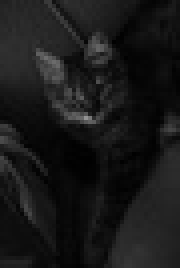
#> input picture Images/image1_1000x1500.jpg, 45 x 67 px, shrunk from 1000 x 1500 before the run (shown 4 times larger)
$ python algorithm_2_encode.py --input Images/image1_1000x1500.jpg
#> lines starting #> are read from the running program, lines starting #| are printed output that depends on the picture; long printed decimals are rounded
#!/usr/bin/env python3
# -*- coding: utf-8 -*-
"""АЛГОРИТМ 2. Адаптивне сплайнове КОДУВАННЯ зображення у градаціях сірого.

Ідейна основа: [3]. Конкретна чисельна реалізація (уточнена в роботі):
  1) послідовно по рядках, а потім по стовпцях формувати природні
     кубічні сплайни з адаптивним вибором опорних точок;
  2) якщо максимальна похибка > відповідного порога, додати піксель
     найбільшої похибки і його сусіда, перебудувати поліноми;
  3) пороги двох проходів = epsilon/2, тому |I-X| <= epsilon;
  4) зберегти лише остаточні СТОВПЦЕВІ кубічні сегменти, які повністю
     визначають X: чотири коефіцієнти кожного полінома і його межі;
     опорні значення задані безпосередньо значеннями сегментів у вузлах;
     проміжні рядкові коефіцієнти не потрібні для декодування;
  5) квантована різниця q = round((I-X)/delta);
  6) контейнер npz: всі метадані та масиви ZIP/Deflate-стиснені.

Відновлення X за збереженими поліномами НЕ потребує повторного
обчислення коефіцієнтів сплайнів. Інший скрипт: algorithm_3_decode.py.

Наявність квантування і ZIP-стиснення не гарантує коефіцієнт
стиснення понад одиницю. У звіті враховується ВЕСЬ розмір .npz.

Встановлення: python -m pip install numpy scipy pillow matplotlib
Приклад:
  python algorithm_2_encode.py --input photo.png --output coded.npz --epsilon 0.025 --delta 0.01
  python algorithm_2_encode.py --input photo.png --max-side 128 --output coded.npz
"""
from __future__ import annotations

import argparse
from pathlib import Path

import numpy as np
from PIL import Image, ImageOps
from scipy.interpolate import CubicSpline


def load_image(path: Path, max_side: int = 0) -> np.ndarray:
#> called with max_side = 0
    with Image.open(path) as source:
#> source is the input picture: PIL image 45x67 RGB; min 1, max 147, mean 24.5
        im = ImageOps.exif_transpose(source).convert('L')
        if max_side > 0 and max(im.size) > max_side:
            im.thumbnail((max_side, max_side), Image.Resampling.LANCZOS)
        image = np.asarray(im, dtype=np.float64) / 255.0
    if min(image.shape) < 2:
        raise ValueError('Розмір зображення повинен бути не меншим за 2x2')
    return image


def save_image(path: Path, image: np.ndarray) -> None:
    pixels = np.rint(np.clip(image, 0.0, 1.0) * 255).astype(np.uint8)
    Image.fromarray(pixels, mode='L').save(path)


def adaptive_spline(samples: np.ndarray, tolerance: float):
    """Повертає (вузли, CubicSpline, наближення) із похибкою <= tolerance.

    За великої похибки додає пару сусідніх пікселів; повторює,
    поки всі значення не відповідають допуску. Збіжність скінченна:
    якщо всі пікселі стануть вузлами, помилка у вузлах ~ 1e-15.
    """
    f = np.asarray(samples, dtype=np.float64)
    n = len(f)
    if n < 2 or tolerance <= 0:
        raise ValueError('Потрібно n>=2 і tolerance>0')
    initial = min(4, n)
    anchors = set(np.rint(np.linspace(0, n - 1, initial)).astype(int).tolist())
    x = np.arange(n, dtype=np.float64)
    # Математично кероване уточнення: не більше n додавань.
    for _ in range(n + 1):
        knots = np.asarray(sorted(anchors), dtype=np.int32)
        cs = CubicSpline(knots.astype(float), f[knots], bc_type='natural')
        approximated = cs(x)
        error = np.abs(f - approximated)
        worst = int(np.argmax(error))
        if error[worst] <= tolerance + 1e-12:
            return knots, cs, approximated
        if len(anchors) == n:
            return knots, cs, approximated
        # Уточнення для точки та сусідньої: правила на межі зафіксовані.
        anchors.add(worst)
        right = worst + 1 if worst + 1 < n else worst - 1
        anchors.add(right)
    raise ArithmeticError('Не вдалося досягти допустимої похибки')


def encode(image: np.ndarray, epsilon: float, delta: float):
    """Стискання, що зберігає кубічні коефіцієнти КІНЦЕВОГО наближення X."""
#> called with epsilon = 0.025, delta = 0.01
    if epsilon <= 0 or delta <= 0 or not np.isfinite([epsilon, delta]).all():
        raise ValueError('epsilon та delta повинні бути скінченними додатними')
    m, n = image.shape
#> m = 67; n = 45
    row_tol = epsilon / 2
    col_tol = epsilon / 2

    # 1. Наближення за рядками.
    row_image = np.empty_like(image)
    row_knot_count = np.zeros(m, dtype=np.int32)
#> row_knot_count = 67 values from 0 to 0
    for i in range(m):
        knots, _cs, row_image[i] = adaptive_spline(image[i], row_tol)
        row_knot_count[i] = len(knots)
#> after the loop, row_knot_count = 67 values, max 38 at index 2, min 24 at index 66, mean 31.82

    # 2. Наближення за стовпцями. ЗБЕРІГАЄМО коефіцієнти кожного сегмента.
    x_approx = np.empty_like(image)
    knot_offsets = [0]
    segment_offsets = [0]
    all_knots = []
    all_coefficients = []
    col_knot_count = np.zeros(n, dtype=np.int32)
#> col_knot_count = 45 values from 0 to 0
    for j in range(n):
        knots, cs, x_approx[:, j] = adaptive_spline(row_image[:, j], col_tol)
        col_knot_count[j] = len(knots)
        all_knots.extend(knots.tolist())
        # CubicSpline.c shape (4, knots-1):
        # S(x) = a*(x-k)^3 + b*(x-k)^2 + c*(x-k) + d
        all_coefficients.extend(cs.c.T.tolist())
        knot_offsets.append(len(all_knots))
        segment_offsets.append(len(all_coefficients))
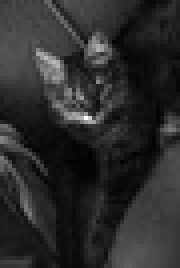
#> x_approx: shape (67, 45) float64 (shown 4 times larger); min -0.0048, max 0.576, mean 0.0962; drawn with min black and max white
#> after the loop, all_coefficients = 1967 items; all_knots = 2012 values, max 66 at index 50, min 0 at index 0, mean 31.2; col_knot_count = 45 values, max 59 at index 14, min 30 at index 37, mean 44.71; knot_offsets = 46 values from 0 to 2012; segment_offsets = 46 values from 0 to 1967

    approx_error = float(np.max(np.abs(image - x_approx)))
#> approx_error = 0.0206
    if approx_error > epsilon + 1e-9:
        raise ArithmeticError(f'Не виконано оцінку |I-X|<=epsilon: {approx_error}')

    # 3. Різницева складова та рівномірне скалярне квантування.
    residual = image - x_approx
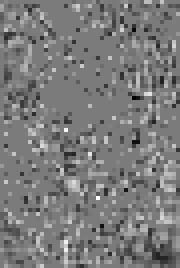
#> residual: shape (67, 45) float64 (shown 4 times larger); min -0.0193, max 0.0206, mean -5.82e-05; drawn with min black and max white
    quantized_float = np.rint(residual / delta)
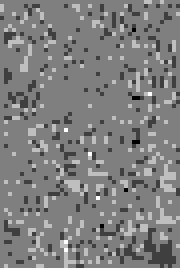
#> quantized_float: shape (67, 45) float64 (shown 4 times larger); min -2, max 2, mean -0.00962; drawn with min black and max white
    max_abs_q = np.max(np.abs(quantized_float))
#> max_abs_q = 2
    if max_abs_q > np.iinfo(np.int32).max:
        raise ValueError('Крок delta надто малий: квантовані індекси переповнюють int32')
    q_dtype = np.int16 if max_abs_q <= np.iinfo(np.int16).max else np.int32
    q = quantized_float.astype(q_dtype)
    reconstructed = np.clip(x_approx + delta * q, 0.0, 1.0)

    data = {
        'format_version': np.asarray(1, dtype=np.int32),
        'image_shape': np.asarray([m, n], dtype=np.int32),
        'epsilon': np.asarray(epsilon, dtype=np.float64),
        'delta': np.asarray(delta, dtype=np.float64),
        'knot_offsets': np.asarray(knot_offsets, dtype=np.int32),
        'segment_offsets': np.asarray(segment_offsets, dtype=np.int32),
        'support_indices': np.asarray(all_knots, dtype=np.int32),
        'segment_coefficients': np.asarray(all_coefficients, dtype=np.float64).reshape(-1, 4),
        'residual_quantized': q,
        'row_support_count': row_knot_count,
        'column_support_count': col_knot_count,
    }
    stats = {
        'max_approx_error': approx_error,
        'max_quantization_error': float(np.max(np.abs(residual - delta * q))),
        'mse_reconstructed': float(np.mean((image - reconstructed)**2)),
        'row_support_total': int(np.sum(row_knot_count)),
        'column_support_total': int(np.sum(col_knot_count)),
    }
#> stats = {'max_approx_error': 0.0206, 'max_quantization_error': 0.00499, 'mse_reconstructed': 4.05e-06, 'row_support_total': 2132, 'column_support_total': 2012}
    return data, stats, x_approx, reconstructed


def main() -> None:
    parser = argparse.ArgumentParser(description=__doc__, formatter_class=argparse.RawDescriptionHelpFormatter)
    parser.add_argument('--input', type=Path, required=True)
    parser.add_argument('--output', type=Path, default=Path('encoded_spline.npz'))
    parser.add_argument('--epsilon', type=float, default=0.025,
                        help='Допустима абсолютна похибка низькочастотного наближення')
    parser.add_argument('--delta', type=float, default=0.01,
                        help='Крок квантування різницевої складової')
    parser.add_argument('--max-side', type=int, default=0,
                        help='0=оригінальний розмір; N=примусове зменшення перед кодуванням')
    args = parser.parse_args()
    if args.output.suffix.lower() != '.npz':
        parser.error('Вкажіть файл із розширенням .npz')
    image = load_image(args.input, args.max_side)
    args.output.parent.mkdir(parents=True, exist_ok=True)
    data, stats, approximation, reconstructed = encode(image, args.epsilon, args.delta)
#> data = 11 items
    np.savez_compressed(args.output, **data)

    # Файли-додатки НЕ входять до кодованого контейнера.
    save_image(args.output.parent / 'original_used.png', image)
    save_image(args.output.parent / 'approximation_preview.png', approximation)
    save_image(args.output.parent / 'encoder_reconstruction_preview.png', reconstructed)
    n_bytes = image.size  # Для 8-бітного grayscale без метаданих: 1 байт/піксель
#> n_bytes = 3015
    packed = args.output.stat().st_size
    ratio = n_bytes / packed
#> ratio = 0.0534
    report = [
        'АЛГОРИТМ 2 — КОДУВАННЯ',
        f'Розмір обробленого зображення: {image.shape[0]} x {image.shape[1]}',
        f'epsilon: {args.epsilon}; delta: {args.delta}',
        f'Кількість опорних вузлів, рядковий етап: {stats["row_support_total"]}',
        f'Кількість опорних вузлів, стовпцевий етап: {stats["column_support_total"]}',
        f'Максимальна похибка наближення |I-X|: {stats["max_approx_error"]:.12g}',
        f'Максимальна похибка квантування: {stats["max_quantization_error"]:.12g}',
        f'MSE відновлення до переведення у uint8: {stats["mse_reconstructed"]:.12g}',
        f'B_orig: {n_bytes} байт (нестиснена матриця uint8)',
        f'B_coded: {packed} байт (повний файл .npz)',
        f'K_comp=B_orig/B_coded: {ratio:.6f}',
        'Увага: якщо K_comp<1, файл ЗБІЛЬШИВСЯ, незважаючи на квантування.',
    ]
    (args.output.parent / 'report_encoding.txt').write_text('\n'.join(report) + '\n', encoding='utf-8')
    print('\n'.join(report))
#| АЛГОРИТМ 2 — КОДУВАННЯ
#| Розмір обробленого зображення: 67 x 45
#| epsilon: 0.025; delta: 0.01
#| Кількість опорних вузлів, рядковий етап: 2132
#| Кількість опорних вузлів, стовпцевий етап: 2012
#| Максимальна похибка наближення |I-X|: 0.02056
#| Максимальна похибка квантування: 0.004991
#| MSE відновлення до переведення у uint8: 4.05386406057e-06
#| B_orig: 3015 байт (нестиснена матриця uint8)
#| B_coded: 56506 байт (повний файл .npz)
#| K_comp=B_orig/B_coded: 0.05336
#| Увага: якщо K_comp<1, файл ЗБІЛЬШИВСЯ,
    print(f'Контейнер: {args.output.resolve()}')


if __name__ == '__main__':
    main()
